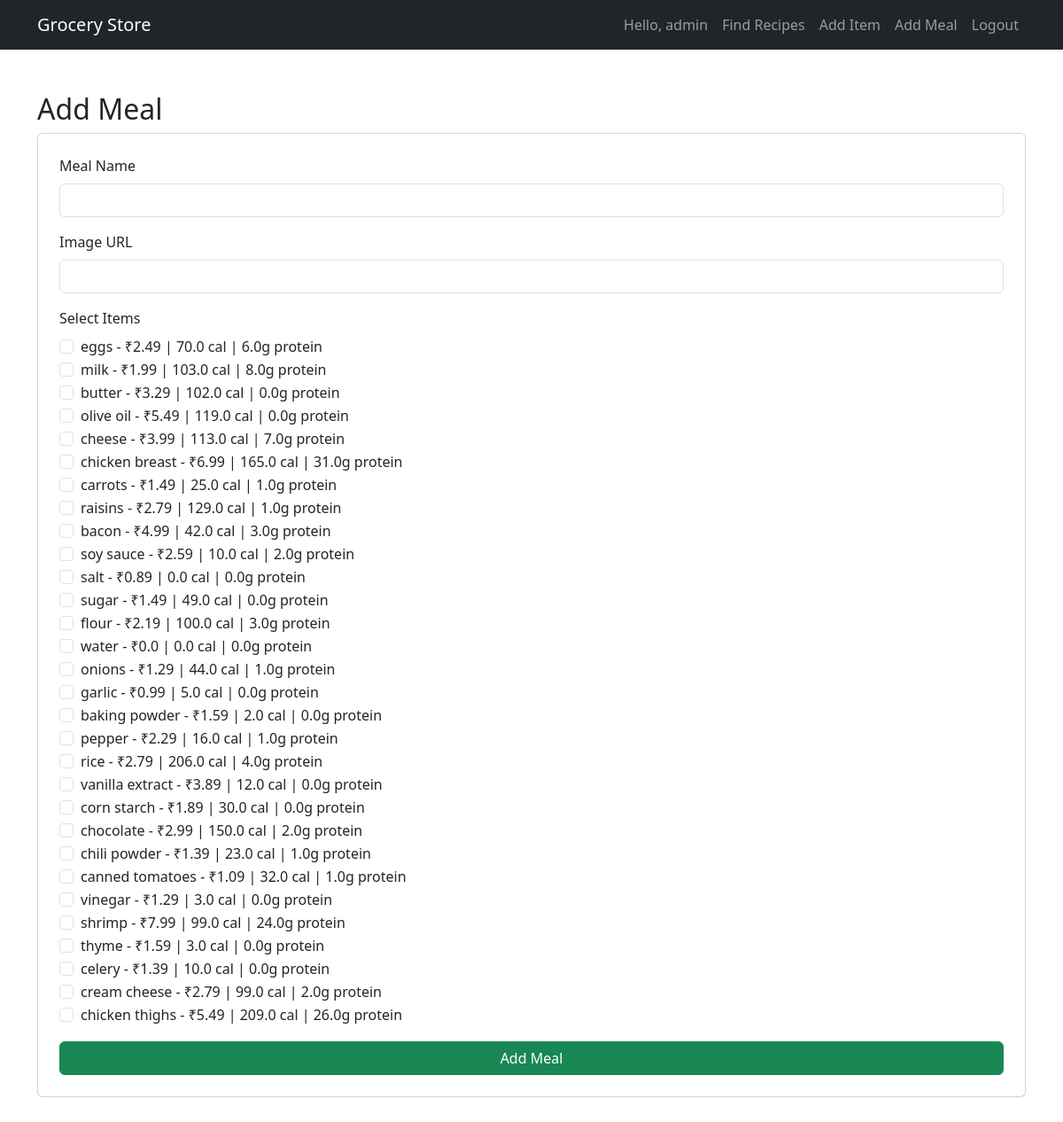
The page /add-meal (signed in) on the database its author committed.
### app.py (models this page shows)
class Item(db.Model):
    id = db.Column(db.Integer, primary_key=True)
    name = db.Column(db.String(100), nullable=False)
    cost = db.Column(db.Float, nullable=False)
    image_url = db.Column(db.String(300))
    calories = db.Column(db.Float, default=0)
    protein = db.Column(db.Float, default=0)
    discount = db.Column(db.Float, default=0)

### app.py (the view, shortened to what this page needs)
@app.route('/add-meal', methods=['GET', 'POST'])
def add_meal():
    if not session.get('is_admin'):
        return redirect(url_for('index'))
    items = Item.query.all()
    return render_template('add_meal.html', items=items)

### templates/add_meal.html
{% extends 'layout.html' %}
{% block content %}
<div class="container py-5">
  <h2>Add Meal</h2>
  <form method="POST" class="card p-4">
    <div class="mb-3">
      <label class="form-label">Meal Name</label>
      <input type="text" name="name" class="form-control" required>
    </div>
    <div class="mb-3">
      <label class="form-label">Image URL</label>
      <input type="text" name="image_url" class="form-control">
    </div>
    <div class="mb-3">
      <label class="form-label">Select Items</label>
      {% for item in items %}
        <div class="form-check">
          <input class="form-check-input" type="checkbox" name="items" value="{{ item.id }}" id="item{{ item.id }}">
          <label class="form-check-label" for="item{{ item.id }}">
            {{ item.name }} - ₹{{ item.cost }} | {{ item.calories }} cal | {{ item.protein }}g protein
          </label>
        </div>
      {% endfor %}
    </div>
    <button type="submit" class="btn btn-success">Add Meal</button>
  </form>
</div>
{% endblock %}

### templates/layout.html (shortened to what this page needs)
<!DOCTYPE html>
<html>
<head>
  <link href="https://cdn.jsdelivr.net/npm/bootstrap@5.3.0/dist/css/bootstrap.min.css" rel="stylesheet">
</head>
<body>
<nav class="navbar navbar-expand-lg navbar-dark bg-dark">
  <div class="container">
    <a class="navbar-brand" href="/">Grocery Store</a>
    <div class="collapse navbar-collapse">
      <ul class="navbar-nav ms-auto">
        {% if 'user' in session %}
          <li class="nav-item"><a class="nav-link">Hello, {{ session['user'] }}</a></li>
          <li class="nav-item"><a class="nav-link" href="/recipes">Find Recipes</a></li>
          {% if session['is_admin'] %}
          <li class="nav-item"><a class="nav-link" href="/add-item">Add Item</a></li>
          <li class="nav-item"><a class="nav-link" href="/add-meal">Add Meal</a></li>
          {% endif %}
          <li class="nav-item"><a class="nav-link" href="/logout">Logout</a></li>
        {% else %}
          <li class="nav-item"><a class="nav-link" href="/login">Login</a></li>
          <li class="nav-item"><a class="nav-link" href="/signup">Signup</a></li>
        {% endif %}
      </ul>
    </div>
  </div>
</nav>
{% block content %}{% endblock %}
</body>
</html>

### rows shown on the page
Item: name "eggs", cost "2.49", calories "70.0", protein "6.0"
Item: name "milk", cost "1.99", calories "103.0", protein "8.0"
Item: name "butter", cost "3.29", calories "102.0", protein "0.0"
Item: name "olive oil", cost "5.49", calories "119.0", protein "0.0"
Item: name "cheese", cost "3.99", calories "113.0", protein "7.0"
Item: name "chicken breast", cost "6.99", calories "165.0", protein "31.0"
Item: name "carrots", cost "1.49", calories "25.0", protein "1.0"
Item: name "raisins", cost "2.79", calories "129.0", protein "1.0"
Item: name "bacon", cost "4.99", calories "42.0", protein "3.0"
Item: name "soy sauce", cost "2.59", calories "10.0", protein "2.0"
Item: name "salt", cost "0.89", calories "0.0", protein "0.0"
Item: name "sugar", cost "1.49", calories "49.0", protein "0.0"
Item: name "flour", cost "2.19", calories "100.0", protein "3.0"
Item: name "water", cost "0.0", calories "0.0", protein "0.0"
Item: name "onions", cost "1.29", calories "44.0", protein "1.0"
Item: name "garlic", cost "0.99", calories "5.0", protein "0.0"
Item: name "baking powder", cost "1.59", calories "2.0", protein "0.0"
Item: name "pepper", cost "2.29", calories "16.0", protein "1.0"
Item: name "rice", cost "2.79", calories "206.0", protein "4.0"
Item: name "vanilla extract", cost "3.89", calories "12.0", protein "0.0"
Item: name "corn starch", cost "1.89", calories "30.0", protein "0.0"
Item: name "chocolate", cost "2.99", calories "150.0", protein "2.0"
Item: name "chili powder", cost "1.39", calories "23.0", protein "1.0"
Item: name "canned tomatoes", cost "1.09", calories "32.0", protein "1.0"
Item: name "vinegar", cost "1.29", calories "3.0", protein "0.0"
Item: name "shrimp", cost "7.99", calories "99.0", protein "24.0"
Item: name "thyme", cost "1.59", calories "3.0", protein "0.0"
Item: name "celery", cost "1.39", calories "10.0", protein "0.0"
Item: name "cream cheese", cost "2.79", calories "99.0", protein "2.0"
Item: name "chicken thighs", cost "5.49", calories "209.0", protein "26.0"

### other values the page prints
{{ session['user'] }} "admin"
